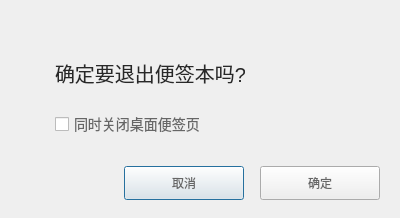
<?xml version="1.0" encoding="UTF-8"?>
<ui version="4.0">
 <class>tanchuang</class>
 <widget class="QDialog" name="tanchuang">
  <property name="geometry">
   <rect>
    <x>0</x>
    <y>0</y>
    <width>400</width>
    <height>218</height>
   </rect>
  </property>
  <property name="windowTitle">
   <string>Dialog</string>
  </property>
  <widget class="QWidget" name="widget" native="true">
   <property name="geometry">
    <rect>
     <x>0</x>
     <y>0</y>
     <width>400</width>
     <height>218</height>
    </rect>
   </property>
   <widget class="QLabel" name="label">
    <property name="geometry">
     <rect>
      <x>55</x>
      <y>62</y>
      <width>190</width>
      <height>22</height>
     </rect>
    </property>
    <property name="styleSheet">
     <string notr="true">font-size:20px;

font-weight:400;
color:rgba(40,40,40,1);
line-height:34px;
opacity:0.97;
</string>
    </property>
    <property name="text">
     <string>确定要退出便签本吗?</string>
    </property>
   </widget>
   <widget class="QCheckBox" name="checkBox">
    <property name="geometry">
     <rect>
      <x>55</x>
      <y>110</y>
      <width>151</width>
      <height>28</height>
     </rect>
    </property>
    <property name="styleSheet">
     <string notr="true">font-size:14px;
font-weight:400;
color:rgba(102,102,102,1);
line-height:40px;
opacity:0.91;</string>
    </property>
    <property name="text">
     <string>同时关闭桌面便签页</string>
    </property>
   </widget>
   <widget class="QPushButton" name="pushButton">
    <property name="geometry">
     <rect>
      <x>124</x>
      <y>166</y>
      <width>120</width>
      <height>34</height>
     </rect>
    </property>
    <property name="styleSheet">
     <string notr="true">color:rgba(102,102,102,1);
line-height:24px;</string>
    </property>
    <property name="text">
     <string>取消</string>
    </property>
   </widget>
   <widget class="QPushButton" name="pushButton_2">
    <property name="geometry">
     <rect>
      <x>260</x>
      <y>166</y>
      <width>120</width>
      <height>34</height>
     </rect>
    </property>
    <property name="styleSheet">
     <string notr="true">color:rgba(102,102,102,1);
line-height:24px;</string>
    </property>
    <property name="text">
     <string>确定</string>
    </property>
   </widget>
  </widget>
 </widget>
 <resources/>
 <connections/>
</ui>
